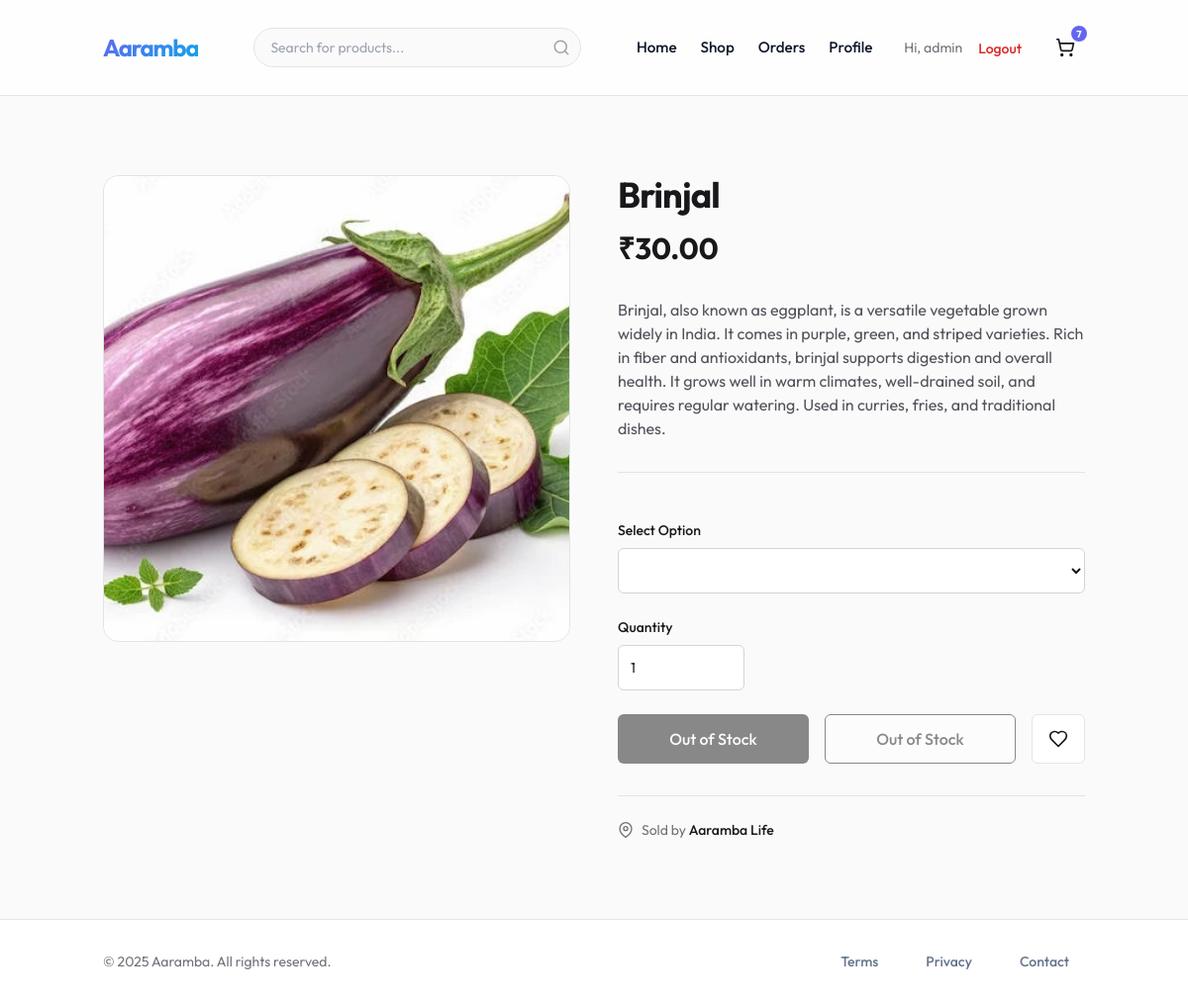
Before: /products/4/ (signed in) with the older database file.
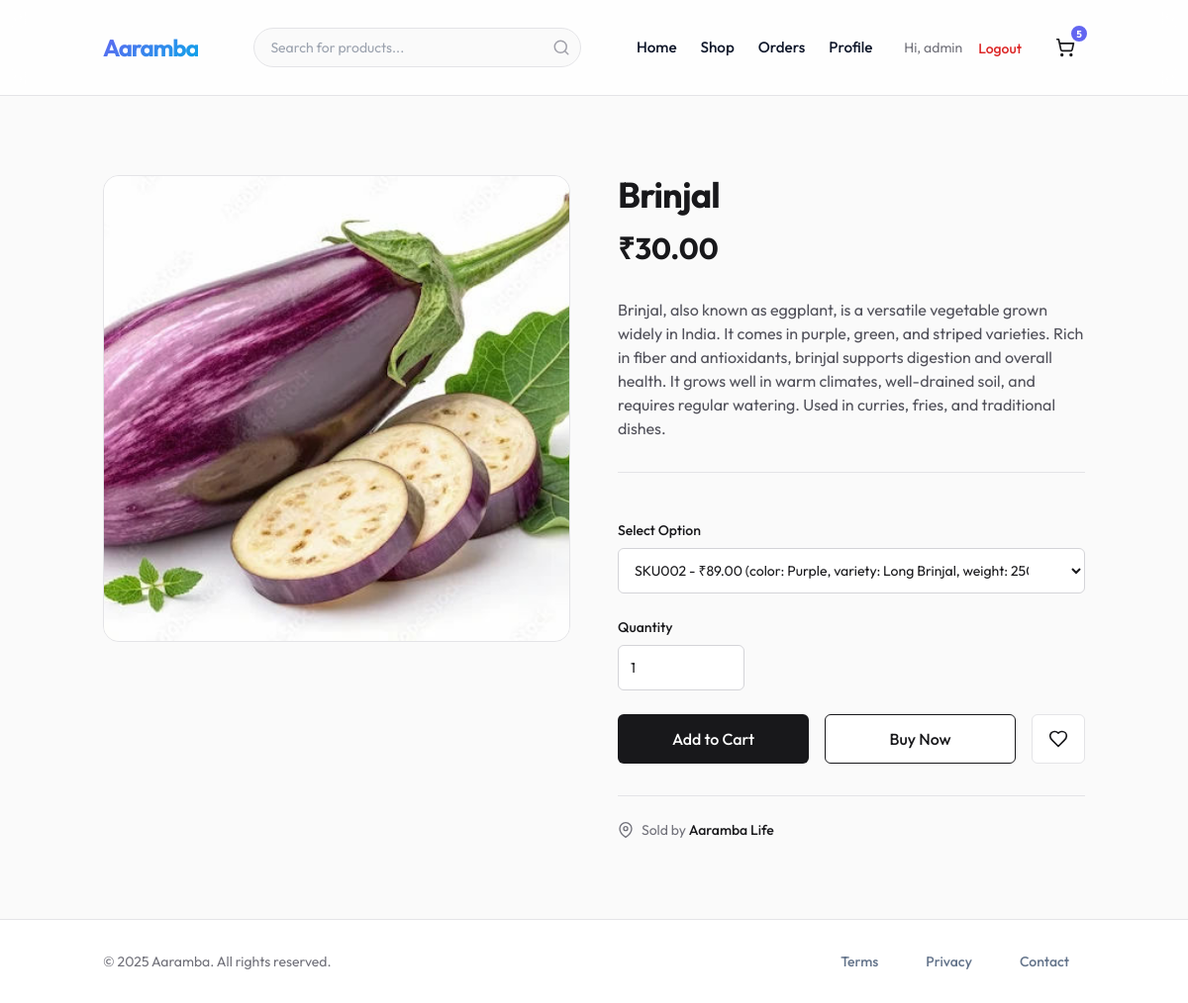
After: the same page with the newer database file.
### accounts/models.py (models this page shows, shortened)
class User(AbstractUser):
    class Role(models.TextChoices):
        ADMIN = "ADMIN", "Admin"
        CUSTOMER = "CUSTOMER", "Customer"
        SELLER = "SELLER", "Seller"
        DELIVERY = "DELIVERY", "Delivery Partner"
    role = models.CharField(max_length=50, choices=Role.choices, default=Role.CUSTOMER)
    phone = models.CharField(max_length=15, blank=True, null=True)
    is_verified = models.BooleanField(default=False)

### orders/models.py (models this page shows, shortened)
class Cart(models.Model):
    user = models.ForeignKey(settings.AUTH_USER_MODEL, on_delete=models.CASCADE, null=True, blank=True, related_name='cart')
    session_id = models.CharField(max_length=255, null=True, blank=True)
    created_at = models.DateTimeField(auto_now_add=True)
    updated_at = models.DateTimeField(auto_now=True)
    @property
    def total_items(self):
        return sum(item.quantity for item in self.items.all())

class CartItem(models.Model):
    cart = models.ForeignKey(Cart, on_delete=models.CASCADE, related_name='items')
    product = models.ForeignKey(Product, on_delete=models.CASCADE)
    sku = models.ForeignKey(SKU, on_delete=models.CASCADE)
    quantity = models.PositiveIntegerField(default=1)

### products/views.py (the view)
# urls.py: path('<int:pk>/', views.product_detail, name='product_detail'),
def product_detail(request, pk):
    product = get_object_or_404(Product, pk=pk, is_active=True)
    skus = product.skus.filter(stock__gt=0)
    return render(request, 'products/product_detail.html', {'product': product, 'skus': skus})

### products/models.py (called while the page is built)
    def get_active_offer(self):
        from django.utils import timezone
        from promotions.models import Offer
        now = timezone.now()
        if self.category:
            categories = self.category.get_ancestors(include_self=True)
            return Offer.objects.filter(categories__in=categories, is_active=True, start_date__lte=now, end_date__gte=now).order_by('-discount_percent').first()
        return None

### templates/products/product_detail.html (shortened to what the changed rows need)
{% extends 'base.html' %}
{% block content %}
<div class="container mx-auto px-4 py-12">
    <div class="grid grid-cols-1 md:grid-cols-2 gap-12">
        <div class="space-y-8">
            <div>
                <h1 class="text-3xl font-bold tracking-tight text-zinc-900 sm:text-4xl">{{ product.title }}</h1>
            </div>
            <form action="{% url 'orders:add_to_cart' product.id %}" method="post"
                class="space-y-6 pt-6 border-t border-zinc-200 add-to-cart-form">
                <div>
                    <label for="sku" class="block text-sm font-medium text-zinc-900 mb-2">Select Option</label>
                    <select name="sku" id="sku"
                        class="block w-full rounded-md border-zinc-300 py-3 pl-3 pr-10 text-base focus:border-zinc-900 focus:outline-none focus:ring-zinc-900 sm:text-sm border">
                        {% for sku in skus %}
                        <option value="{{ sku.id }}">
                            {{ sku.sku_code }} - ₹{{ sku.price }} ( </option>
                                {% empty %}
                        <option disabled>No options available</option>
                        {% endfor %}
                    </select>
                </div>
                <div class="flex gap-4">
                    <button type="submit"
                        class="flex-1 flex items-center justify-center rounded-md border border-transparent bg-zinc-900 px-8 py-3 text-base font-medium text-white hover:bg-zinc-800 focus:outline-none focus:ring-2 focus:ring-zinc-900 focus:ring-offset-2 disabled:opacity-50 disabled:cursor-not-allowed"
                        {% if not skus %}disabled{% endif %}>
                        {% if not skus %}Out of Stock{% else %}Add to Cart{% endif %}
                    </button>
                    <button type="submit" name="buy_now" value="true"
                        class="flex-1 flex items-center justify-center rounded-md border border-zinc-900 bg-white px-8 py-3 text-base font-medium text-zinc-900 hover:bg-zinc-50 focus:outline-none focus:ring-2 focus:ring-zinc-900 focus:ring-offset-2 disabled:opacity-50 disabled:cursor-not-allowed"
                        {% if not skus %}disabled{% endif %}>
                        {% if not skus %}Out of Stock{% else %}Buy Now{% endif %}
                    </button>
                    <button type="button"
                        class="flex items-center justify-center rounded-md border border-zinc-200 bg-white px-4 py-3 text-zinc-900 hover:bg-zinc-50 focus:outline-none focus:ring-2 focus:ring-zinc-900 focus:ring-offset-2">
                    </button>
                </div>
            </form>
        </div>
    </div>
</div>
{% endblock %}

### templates/base.html (shortened to what the changed rows need)
<!DOCTYPE html>
<html lang="en">
<head>
    <script src="https://cdn.tailwindcss.com"></script>
    {% load static %}
    <link rel="stylesheet" href="{% static 'css/style.css' %}">
</head>
<body class="bg-zinc-50 text-zinc-900 antialiased min-h-screen flex flex-col">
    <header class="main-header sticky top-0 z-50 w-full border-b border-zinc-200 bg-white/80 backdrop-blur-md">
        <div class="container mx-auto px-4 h-16 flex items-center justify-between">
            <nav class="nav-links hidden md:flex items-center gap-6">
                {% if user.is_authenticated %}
                <a href="{% url 'orders:order_history' %}"
                    class="text-sm font-medium hover:text-primary transition-colors">Orders</a>
                <a href="{% url 'accounts:profile' %}"
                    class="text-sm font-medium hover:text-primary transition-colors">Profile</a>
                <div class="flex items-center gap-4 ml-2">
                    <span class="text-sm text-zinc-500">Hi, {{ user.username }}</span>
                    <form action="{% url 'accounts:logout' %}" method="post" class="inline">
                        <button type="submit"
                            class="text-sm font-medium text-red-600 hover:text-red-700 transition-colors">Logout</button>
                    </form>
                </div>
                {% endif %}
                <a href="{% url 'orders:view_cart' %}"
                    class="relative inline-flex items-center justify-center w-10 h-10 rounded-full hover:bg-zinc-100 transition-colors">
                    <span
                        class="cart-badge absolute -top-1 -right-1 bg-primary text-white text-[10px] font-bold h-5 w-5 flex items-center justify-center rounded-full border-2 border-white {% if request.user.cart.first.total_items > 0 %}{% else %}hidden{% endif %}">
                        {% if request.user.is_authenticated %}
                        {{ request.user.cart.first.total_items|default:0 }}
                        {% else %}
                        0
                        {% endif %}
                    </span>
                </a>
            </nav>
        </div>
    </header>
    <main class="flex-1">
        {% block content %}
        {% endblock %}
    </main>
</body>
</html>

Changed rows visible on the page:
changed User "admin": user.cart.first.total_items "7" → "5"
Other visible differences:
form field sku: (not shown) → "SKU002 - ₹89.00 (color: Purple, variety: Long Brinjal, weight: 250g, freshness: Farm Fresh, origin: Local Farm, grade: A, packing: Poly Bag, organic: True)"
text no longer shown: "Out of Stock Out of Stock"
text now shown: "Add to Cart Buy Now"
